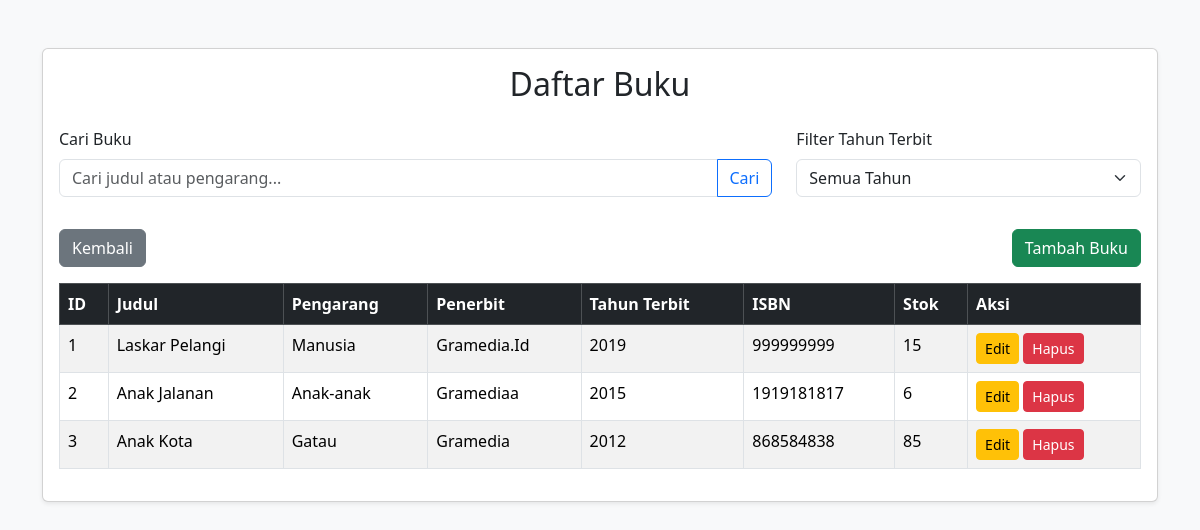
The page /tampilan/buku/daftar_buku.php (signed in) on the database its author committed.
### tables this page shows
CREATE TABLE `buku` (
  `id_buku` int(11) NOT NULL,
  `judul` varchar(114) NOT NULL,
  `pengarang` varchar(114) NOT NULL,
  `penerbit` varchar(114) NOT NULL,
  `tahun_terbit` int(4) NOT NULL,
  `isbn` varchar(114) NOT NULL,
  `stok` int(4) NOT NULL
);

### tampilan/buku/daftar_buku.php (the view, shortened to what this page needs)
<?php
require '../../config/koneksi.php';
$searchQuery = $_GET['q'] ?? '';
$sql = "SELECT * FROM buku WHERE (judul LIKE :searchQuery OR pengarang LIKE :searchQuery)";
$stmt = $pdo->prepare($sql);
$params = [':searchQuery' => '%' . $searchQuery . '%'];
$stmt->execute($params);
$buku = $stmt->fetchAll(PDO::FETCH_ASSOC);
?>
<!DOCTYPE html>
<html lang="id">
<head>
    <link rel="stylesheet" href="../../bootstrap/css/bootstrap.min.css">
</head>
<body class="bg-light">
    <div class="container mt-5">
        <div class="card shadow-sm">
            <div class="card-body">
                <h2 class="text-center mb-4">Daftar Buku</h2>
                <form method="GET" action="daftar_buku.php" class="mb-3">
                    <div class="row">
                        <div class="col-md-8 mb-3">
                            <label for="q" class="form-label">Cari Buku</label>
                            <div class="input-group">
                                <input type="text" name="q" class="form-control" placeholder="Cari judul atau pengarang..." value="<?= htmlspecialchars($searchQuery); ?>">
                                <button class="btn btn-outline-primary" type="submit">Cari</button>
                            </div>
                        </div>
                        <div class="col-md-4 mb-3">
                            <label for="tahun" class="form-label">Filter Tahun Terbit</label>
                            <select name="tahun" class="form-select">
                                <option value="">Semua Tahun</option>
                            </select>
                        </div>
                    </div>
                </form>
                <div class="d-flex justify-content-between mt-3 mb-3">
                    <a href="../../dashboard/<?php echo $_SESSION['role'] === 'admin' ? 'admin_dashboard.php' : 'anggota_dashboard.php'; ?>" class="btn btn-secondary">Kembali</a>
                    <?php if (isset($_SESSION['role']) && $_SESSION['role'] === 'admin'): ?>
                        <a href="tambah_buku.php" class="btn btn-success">Tambah Buku</a>
                    <?php endif; ?>
                </div>
                <table class="table table-striped table-bordered">
                    <thead class="table-dark">
                        <tr>
                            <th>ID</th>
                            <th>Judul</th>
                            <th>Pengarang</th>
                            <th>Penerbit</th>
                            <th>Tahun Terbit</th>
                            <th>ISBN</th>
                            <th>Stok</th>
                            <?php if (isset($_SESSION['role']) && $_SESSION['role'] === 'admin'): ?>
                                <th>Aksi</th>
                            <?php endif; ?>
                        </tr>
                    </thead>
                    <tbody>
                        <?php if (count($buku) > 0): ?>
                            <?php foreach ($buku as $b): ?>
                                <tr>
                                    <td><?= $b['id_buku']; ?></td>
                                    <td><?= htmlspecialchars($b['judul']); ?></td>
                                    <td><?= htmlspecialchars($b['pengarang']); ?></td>
                                    <td><?= htmlspecialchars($b['penerbit']); ?></td>
                                    <td><?= $b['tahun_terbit']; ?></td>
                                    <td><?= htmlspecialchars($b['isbn']); ?></td>
                                    <td><?= $b['stok']; ?></td>
                                    <?php if ($_SESSION['role'] === 'admin'): ?>
                                        <td>
                                            <a href="edit_buku.php?id=<?= $b['id_buku']; ?>" class="btn btn-warning btn-sm">Edit</a>
                                            <a href="../../proses/buku/hapus_buku.php?id=<?= $b['id_buku']; ?>" class="btn btn-danger btn-sm" onclick="return confirm('Yakin ingin menghapus buku ini?');">Hapus</a>
                                        </td>
                                    <?php endif; ?>
                                </tr>
                            <?php endforeach; ?>
                        <?php else: ?>
                            <tr>
                                <td colspan="8" class="text-center">Buku tidak ditemukan.</td>
                            </tr>
                        <?php endif; ?>
                    </tbody>
                </table>
            </div>
        </div>
    </div>
</body>
</html>

### rows shown on the page
buku: id_buku "1", judul "Laskar Pelangi", pengarang "Manusia", penerbit "Gramedia.Id", tahun_terbit "2019", isbn "999999999", stok "15"
buku: id_buku "2", judul "Anak Jalanan", pengarang "Anak-anak", penerbit "Gramediaa", tahun_terbit "2015", isbn "1919181817", stok "6"
buku: id_buku "3", judul "Anak Kota", pengarang "Gatau", penerbit "Gramedia", tahun_terbit "2012", isbn "868584838", stok "85"
